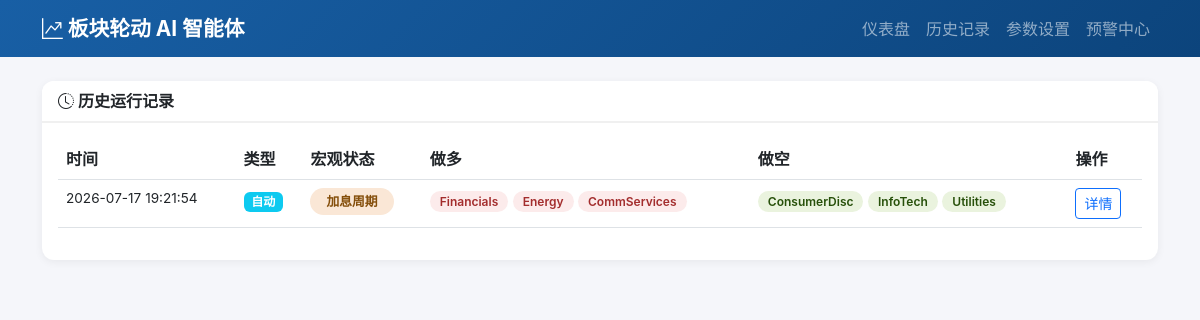
The page /run/1 on the database its author committed.
### tables this page shows
CREATE TABLE runs (
            id INTEGER PRIMARY KEY AUTOINCREMENT,
            run_time TEXT NOT NULL,
            run_type TEXT DEFAULT 'manual',
            regime TEXT NOT NULL,
            regime_cn TEXT,
            weights TEXT,
            macro_state TEXT,
            executive_summary TEXT,
            scores_json TEXT,
            longs TEXT,
            shorts TEXT,
            reasoning_json TEXT,
            scenarios_json TEXT,
            backtest_stats TEXT
        );

### app.py (the view)
@app.route("/run/<int:run_id>")
def run_detail(run_id):
    run = db.get_run_by_id(run_id)
    if not run:
        return "Not found", 404
    run["longs_list"] = json.loads(run["longs"]) if run["longs"] else []
    run["shorts_list"] = json.loads(run["shorts"]) if run["shorts"] else []
    return render_template("history.html", runs=[run], selection_changes=[])

### database.py (called while the page is built)
def _get_conn():
    os.makedirs(os.path.dirname(DB_PATH), exist_ok=True)
    return sqlite3.connect(DB_PATH)

def get_run_by_id(run_id):
    conn = _get_conn()
    conn.row_factory = sqlite3.Row
    c = conn.cursor()
    c.execute("SELECT * FROM runs WHERE id = ?", (run_id,))
    row = c.fetchone()
    conn.close()
    return dict(row) if row else None

### templates/history.html (shortened to what this page needs)
{% extends "base.html" %}
{% block content %}
<div class="card">
    <div class="card-header"><i class="bi bi-clock-history"></i> 历史运行记录</div>
    <div class="card-body">
        {% if runs %}
        <table class="table table-hover">
            <thead>
                <tr>
                    <th>时间</th>
                    <th>类型</th>
                    <th>宏观状态</th>
                    <th>做多</th>
                    <th>做空</th>
                    <th>操作</th>
                </tr>
            </thead>
            <tbody>
                {% for r in runs %}
                <tr>
                    <td style="font-size:0.85rem;">{{ r.run_time[:19] | replace('T', ' ') }}</td>
                    <td>
                        {% if r.run_type == 'auto' %}
                        <span class="badge bg-info">自动</span>
                        {% else %}
                        <span class="badge bg-secondary">手动</span>
                        {% endif %}
                    </td>
                    <td><span class="regime-badge regime-{{ r.regime }}" style="font-size:0.8rem;">{{ r.regime_cn }}</span></td>
                    <td>
                        {% for l in r.longs_list %}
                        <span class="tag-long">{{ l }}</span>
                        {% endfor %}
                    </td>
                    <td>
                        {% for s in r.shorts_list %}
                        <span class="tag-short">{{ s }}</span>
                        {% endfor %}
                    </td>
                    <td><a href="/run/{{ r.id }}" class="btn btn-sm btn-outline-primary">详情</a></td>
                </tr>
                {% endfor %}
            </tbody>
        </table>
        {% else %}
        <p class="text-center text-muted py-4">暂无历史记录</p>
        {% endif %}
    </div>
</div>
{% endblock %}

### templates/base.html (style rules this page uses)
:root { --red:#A32D2D; --green:#27500A; --blue:#185FA5; --orange:#BA7517; }
body { font-family:-apple-system,BlinkMacSystemFont,"PingFang SC","Noto Sans SC",sans-serif; background:#f5f6fa; }
.card { border:none; border-radius:12px; box-shadow:0 2px 8px rgba(0,0,0,0.06); margin-bottom:16px; }
.card-header { background:#fff; border-bottom:2px solid #f0f0f0; font-weight:600; border-radius:12px 12px 0 0 !important; }
.tag-long { background:#fcebeb; color:var(--red); padding:3px 10px; border-radius:12px; font-size:12px; font-weight:600; }
.tag-short { background:#eaf3de; color:var(--green); padding:3px 10px; border-radius:12px; font-size:12px; font-weight:600; }
.regime-badge { font-size:1.1rem; padding:6px 16px; border-radius:20px; font-weight:700; }
.regime-Hiking { background:#fae7d6; color:#854f0b; }

### rows shown on the page
runs: run_time "2026-07-17 19:21:54", run_type "自动", regime_cn "加息周期", longs_list "Financials" "Energy" "CommServices", shorts_list "ConsumerDisc" "InfoTech" "Utilities"
